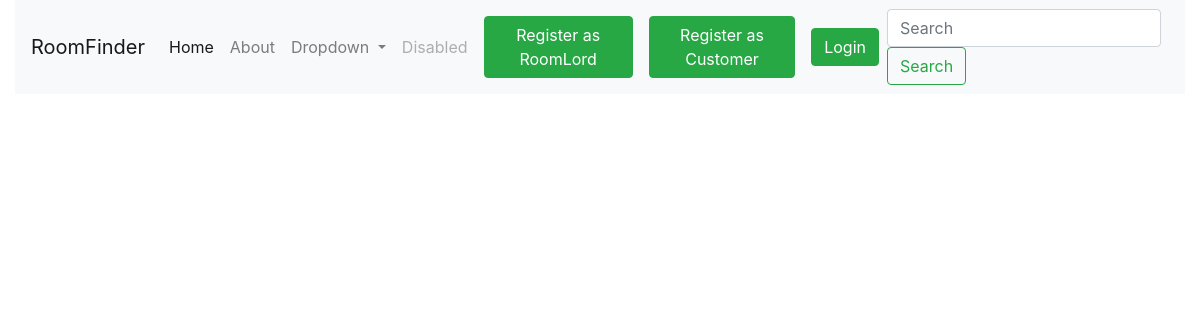
The app's page /, older data.
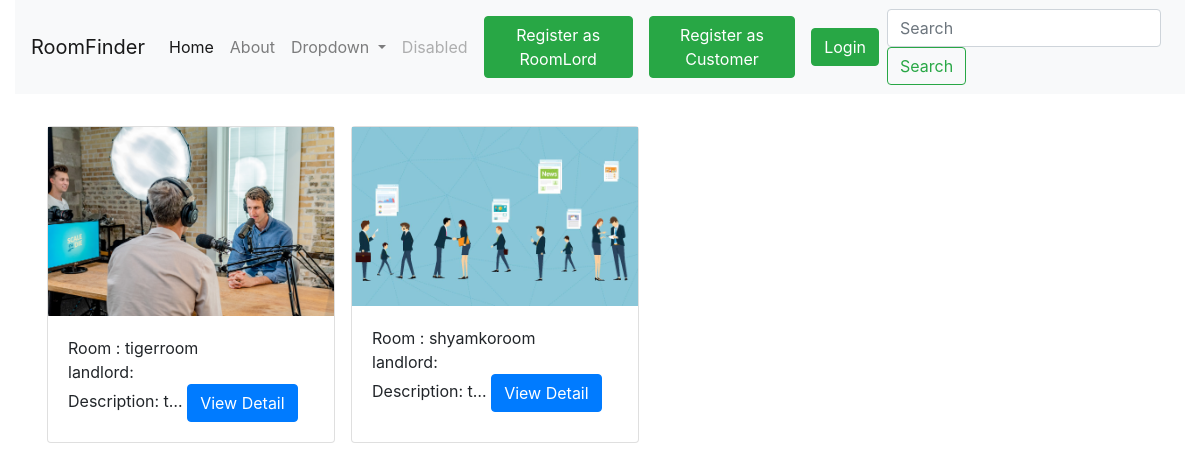
The same page, newer data.
### rentapp/models.py (models this page shows, shortened)
class TimeStamp(models.Model):
    created_at = models.DateTimeField(auto_now_add=True)
    updated_at = models.DateTimeField(auto_now=True)
    class Meta:
        abstract = True

class Room(TimeStamp):
    title = models.CharField(max_length=200)
    landLord = models.ForeignKey(LandLord, on_delete=models.CASCADE)
    image = models.ImageField(upload_to="room", null=True, blank=True)
    description = models.TextField()

### rentapp/views.py (the view)
# urls.py: path('', HomeView.as_view(), name="home"),
class HomeView(BaseMixin, TemplateView):
    template_name = "normal/home.html"

### rentapp/views.py (called while the page is built)
    def get_context_data(Self, **kwargs):
        context = super().get_context_data(**kwargs)
        context["latestrooms"] = Room.objects.all().order_by("-id")
        return context

### templates/normal/home.html
{% extends 'normal/base.html' %}
    {% block content %}
<div class="container m-4 ">
    <div class="row">
            {% for room in latestrooms %}
            <div class="card m-2" style="width: 18rem;">
                {% if room.image %}
                <img src="{{room.image.url}}" class="img-fluid" alt="Card image cap">
                {% endif %}
                <div class="card-body">
                    Room : {{room.title}}<br>
                    landlord: {{room.landlord.full_name}} <br>
                    Description: {{room.description|truncatechars:"2"}}
                    <a href="{% url 'rentapp:roomDetail' room.id %}" class="btn btn-primary">View Detail</a>
                </div>
              </div>
        {% endfor %}
    </div>
</div>
      {% endblock %}

### templates/normal/base.html (shortened to what this page needs)
{% load static %}
<!DOCTYPE html>
<html lang="en">
<head>
    <link rel="stylesheet" href="https://stackpath.bootstrapcdn.com/bootstrap/4.3.1/css/bootstrap.min.css">
</head>
<body class = "container-fluid">
    <nav class="navbar navbar-expand-lg navbar-light bg-light">
        <a class="navbar-brand" href="#">RoomFinder</a>
        <div class="collapse navbar-collapse" id="navbarSupportedContent">
          <ul class="navbar-nav mr-auto">
            <li class="nav-item active">
              <a class="nav-link" href="/">Home <span class="sr-only">(current)</span></a>
            </li>
            <li class="nav-item">
              <a class="nav-link" href="#">About</a>
            </li>
            <li class="nav-item dropdown">
              <a class="nav-link dropdown-toggle" href="#" id="navbarDropdown" role="button" data-toggle="dropdown" aria-haspopup="true" aria-expanded="false">
                Dropdown
              </a>
            </li>
            <li class="nav-item">
              <a class="nav-link disabled" href="#">Disabled</a>
            </li>
          </ul>
          {% if request.user.is_authenticated %}
          <span class="text-success mr-2" > logged in as {{request.user}}</span>
          <a href="{% url 'rentapp:clientprofile' %}" class="btn btn-success">My profile</a>
            <a class = "btn btn-small btn-danger m-2" href="{% url 'rentapp:logout' %}"> Logout</a>
       {% else %}
        <a class="btn  btn-small btn-success m-2" href="{% url 'rentapp:landLordRegistration' %}"> Register as RoomLord</a>
         <a class="btn btn-small  btn-success m-2" href="{% url 'rentapp:customerRegistration' %}">Register as Customer</a>
         <a class="btn btn-small btn-success m-2" href="{% url 'rentapp:login' %}">Login</a>
       {% endif %}
          <form class="form-inline my-2 my-lg-0">
            <input class="form-control mr-sm-2" type="search" placeholder="Search" aria-label="Search">
            <button class="btn btn-outline-success my-2 my-sm-0" type="submit">Search</button>
          </form>
        </div>
      </nav>
    {% block content %}
    {% endblock %}
</body>
</html>

Row changes from the older to the newer data that the page shows:
added Room: image (picture), title "tigerroom", description "t…"
added Room: image (picture), title "shyamkoroom", description "t…"
